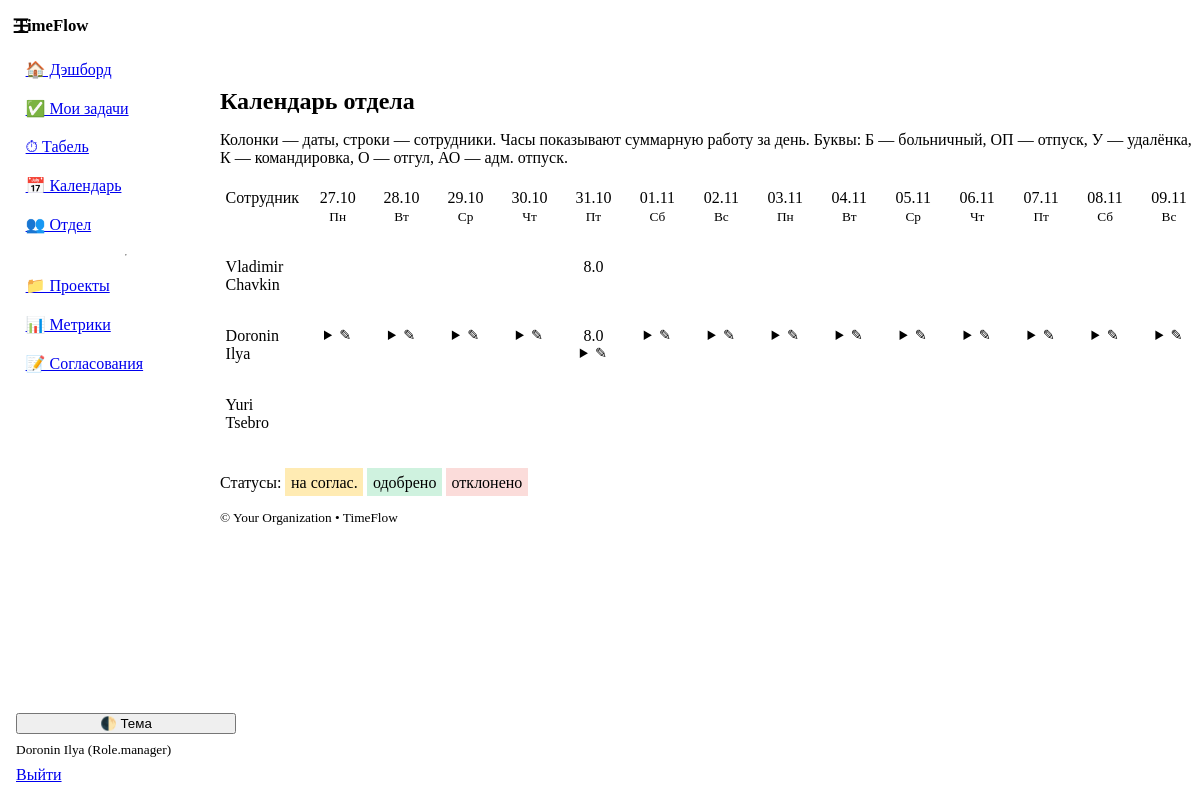
/calendar/team (signed in), run on the app's committed database.
### models.py (models this page shows)
class User(Base):
    __tablename__ = "users"
    id: Mapped[int] = mapped_column(Integer, primary_key=True, index=True)
    username: Mapped[str] = mapped_column(String(50), unique=True, index=True)
    full_name: Mapped[str] = mapped_column(String(120))
    email: Mapped[str] = mapped_column(String(200), unique=True)
    department: Mapped[str] = mapped_column(String(120), default="")
    role: Mapped[Role] = mapped_column(Enum(Role), default=Role.employee)
    is_active: Mapped[bool] = mapped_column(Boolean, default=True)
    hashed_password: Mapped[str] = mapped_column(String(255))
    created_at: Mapped[dt.datetime] = mapped_column(DateTime, default=dt.datetime.utcnow)
    tasks: Mapped[list["Task"]] = relationship(
        "Task",
        back_populates="assignee",
        foreign_keys="Task.assignee_id",
    )
    time_entries: Mapped[list["TimeEntry"]] = relationship(
        "TimeEntry",
        back_populates="user",
        foreign_keys="TimeEntry.user_id",
    )
    member_projects: Mapped[list["ProjectMember"]] = relationship(backref="user", cascade="all, delete-orphan")

### app.py (the view)
@app.get("/calendar/team", response_class=HTMLResponse)
def calendar_team(request: Request, db: Session = Depends(get_db), user: User = Depends(get_current_user),
                  start: str | None = None, days: int = 14):
    start_date = dt.date.fromisoformat(start) if start else dt.date.today() - dt.timedelta(days=dt.date.today().weekday())
    days_list = [start_date + dt.timedelta(days=i) for i in range(days)]
    users = db.scalars(select(User).where(User.is_active == True).order_by(User.department, User.full_name)).all()  # noqa: E712
    rows = []
    for u in users:
      qh = select(TimeEntry.date, func.coalesce(func.sum(TimeEntry.hours), 0.0))\
            .where(TimeEntry.user_id == u.id, TimeEntry.approved == True, TimeEntry.entry_type == "work",
                   TimeEntry.date >= days_list[0], TimeEntry.date <= days_list[-1])\
            .group_by(TimeEntry.date)
      hours = {d: 0.0 for d in days_list}
      for d, h in db.execute(qh):
          hours[d] = float(h or 0.0)
      ql = select(LeaveRequest).where(LeaveRequest.user_id == u.id,
                                      LeaveRequest.date_from <= days_list[-1],
                                      LeaveRequest.date_to >= days_list[0])
      marks = {d: "" for d in days_list}
      colors = {d: "" for d in days_list}
      for lr in db.scalars(ql).all():
          code = {"remote":"У","sick":"Б","personal":"О","business_trip":"К","vacation":"ОП","admin_leave":"АО"}[lr.type.value]
          rng = [lr.date_from + dt.timedelta(days=i) for i in range((lr.date_to - lr.date_from).days+1)]
          for d in rng:
              if d in marks:
                  marks[d] = code
                  colors[d] = "approved" if lr.status == LeaveStatus.approved else ("pending" if lr.status == LeaveStatus.pending else "rejected")
      rows.append(type("Row", (), {"user": u, "hours": hours, "marks": marks, "colors": colors}))
    return templates.TemplateResponse("calendar_team.html", {"request": request, "user": user, "rows": rows, "days_list": days_list, "app_name": APP_NAME})

### templates/calendar_team.html (shortened to what this page needs)
{% extends "base.html" %}
{% block content %}
  {% set days = days_list %}
  <h2>Календарь отдела</h2>
  <p class="muted">Колонки — даты, строки — сотрудники. Часы показывают суммарную работу за день. Буквы: Б — больничный, ОП — отпуск, У — удалёнка, К — командировка, О — отгул, АО — адм. отпуск.</p>
  <div class="grid-table team">
    <div class="header cell">Сотрудник</div>
    {% for d in days %}
      <div class="header cell">
        {{ d.strftime("%d.%m") }}<br><small>{{ ["Пн","Вт","Ср","Чт","Пт","Сб","Вс"][d.weekday()] }}</small>
      </div>
    {% endfor %}
    {% for row in rows %}
      <div class="rowhead cell">{{ row.user.full_name }}</div>
      {% for d in days %}
        {% set mark = row.marks.get(d, "") %}
        {% set cls = row.colors.get(d, "") %}
        <div class="cell {{ cls }}">
          {% if mark %}{{ mark }}{% else %}{{ '%.1f'|format(row.hours.get(d, 0.0)) if row.hours.get(d, 0.0)>0 else "" }}{% endif %}
          {% if user.id == row.user.id %}
            <details>
              <summary>✎</summary>
            </details>
          {% endif %}
        </div>
      {% endfor %}
    {% endfor %}
  </div>
  <p class="muted">Статусы: <span class="cell pending">на соглас.</span> <span class="cell approved">одобрено</span> <span class="cell rejected">отклонено</span></p>
{% endblock %}

### templates/base.html (shortened to what this page needs)
<!doctype html>
<html lang="ru" data-theme="light">
<head>
  <link rel="stylesheet" href="https://cdn.jsdelivr.net/npm/@picocss/pico@1/css/pico.min.css">
  <link rel="stylesheet" href="/static/theme.css">
</head>
<body class="layout">
  <aside class="sidebar">
    <div class="brand">
      <strong>{{ app_name }}</strong>
    </div>
    <nav class="menu">
      <a href="/dashboard">🏠 Дэшборд</a>
      <a href="/tasks?mine=1">✅ Мои задачи</a>
      <a href="/timesheet">⏱ Табель</a>
      <a href="/leaves">📅 Календарь</a>
      <a href="/team">👥 Отдел</a>
      {% if user and (user.role in ['manager','admin']) %}
        <hr>
        <a href="/projects">📁 Проекты</a>
        <a href="/metrics">📊 Метрики</a>
        <a href="/admin/approvals">📝 Согласования</a>
      {% endif %}
    </nav>
    <div class="sidebar-bottom">
      <button class="contrast full" onclick="toggleTheme()">🌓 Тема</button>
      {% if user %}
        <small class="muted">{{ user.full_name }} ({{ user.role }})</small>
        <a href="/auth/logout" class="secondary full">Выйти</a>
      {% endif %}
    </div>
  </aside>
  <header class="topbar">
    <label for="nav-toggle" class="burger" aria-label="Открыть меню">☰</label>
  </header>
  <main class="content container">
    {% block content %}{% endblock %}
  </main>
  <footer class="container footer-note">
    <small>&copy; {{ org_name if org_name is defined else '' }} • {{ app_name }}</small>
  </footer>
</body>
</html>

### static/theme.css (style rules this page uses)
:root { --sidebar-w: 220px; --topbar-h: 52px; --pico-border-radius: 12px; --tf-critical: hsl(0 75% 45%); --tf-badge-green-bg: hsl(148 58% 88%); --tf-badge-green-fg: hsl(148 45% 24%); --tf-badge-amber-bg: hsl(40 95% 90%); --tf-badge-amber-fg: hsl(28 65% 28%); --tf-badge-red-bg: hsl(3 80% 92%); --tf-badge-red-fg: hsl(3 70% 35%); --tf-badge-blue-bg: hsl(224 90% 92%); --tf-badge-blue-fg: hsl(224 70% 30%); --tf-badge-gray-bg: hsl(210 16% 90%); --tf-badge-gray-fg: hsl(210 12% 30%); }
.layout { display: contents; }
.sidebar { position: fixed; inset: 0 auto 0 0; width: var(--sidebar-w); background: var(--pico-card-background-color); border-right: 1px solid var(--pico-muted-border-color); padding: 1rem; display: flex; flex-direction: column; gap: 1rem; transform: translateX(-100%); transition: transform .2s ease; z-index: 1000; }
.brand { font-size: 1.05rem; white-space: nowrap; overflow: hidden; text-overflow: ellipsis; }
.menu { display: flex; flex-direction: column; gap: .25rem; }
.menu a { padding: .5rem .6rem; border-radius: 8px; }
.sidebar-bottom { margin-top: auto; display: grid; gap: .5rem; }
.full { width: 100%; }
.muted { color: var(--pico-muted-color); }
.topbar { position: fixed; top: 0; left: 0; right: 0; height: var(--topbar-h); display: flex; align-items: center; gap: .5rem; padding: 0 .75rem; background: var(--pico-background-color); border-bottom: 1px solid var(--pico-muted-border-color); z-index: 1100; }
.burger { font-size: 1.25rem; cursor: pointer; user-select: none; }
.content { padding-top: calc(var(--topbar-h) + 1rem); }
.container.content > * { margin-bottom: 1rem; }
@media (min-width: 992px) { .sidebar { transform: translateX(0); } }
@media (min-width: 992px) { .topbar { left: 0; } }
@media (min-width: 992px) { .content, .footer-note { margin-left: var(--sidebar-w); } }

### data on the page
User: full_name "Doronin Ilya", role "Role.manager", user.full_name "Doronin Ilya"
User: user.full_name "Vladimir Chavkin"
User: user.full_name "Yuri Tsebro"

### other printed values
{{ app_name }} "TimeFlow"
{{ d.strftime("%d.%m") }} "27.10" "28.10" "29.10" "30.10" "31.10" "01.11" "02.11" "03.11" "04.11" "05.11" "06.11" "07.11" "08.11" "09.11"
{{ ["Пн","Вт","Ср","Чт","Пт","Сб","Вс"][d.weekday()] }} "Пн" "Вт" "Ср" "Чт" "Пт" "Сб" "Вс" "Пн" "Вт" "Ср" "Чт" "Пт" "Сб" "Вс"
{{ org_name if org_name is defined else '' }} "Your Organization"
